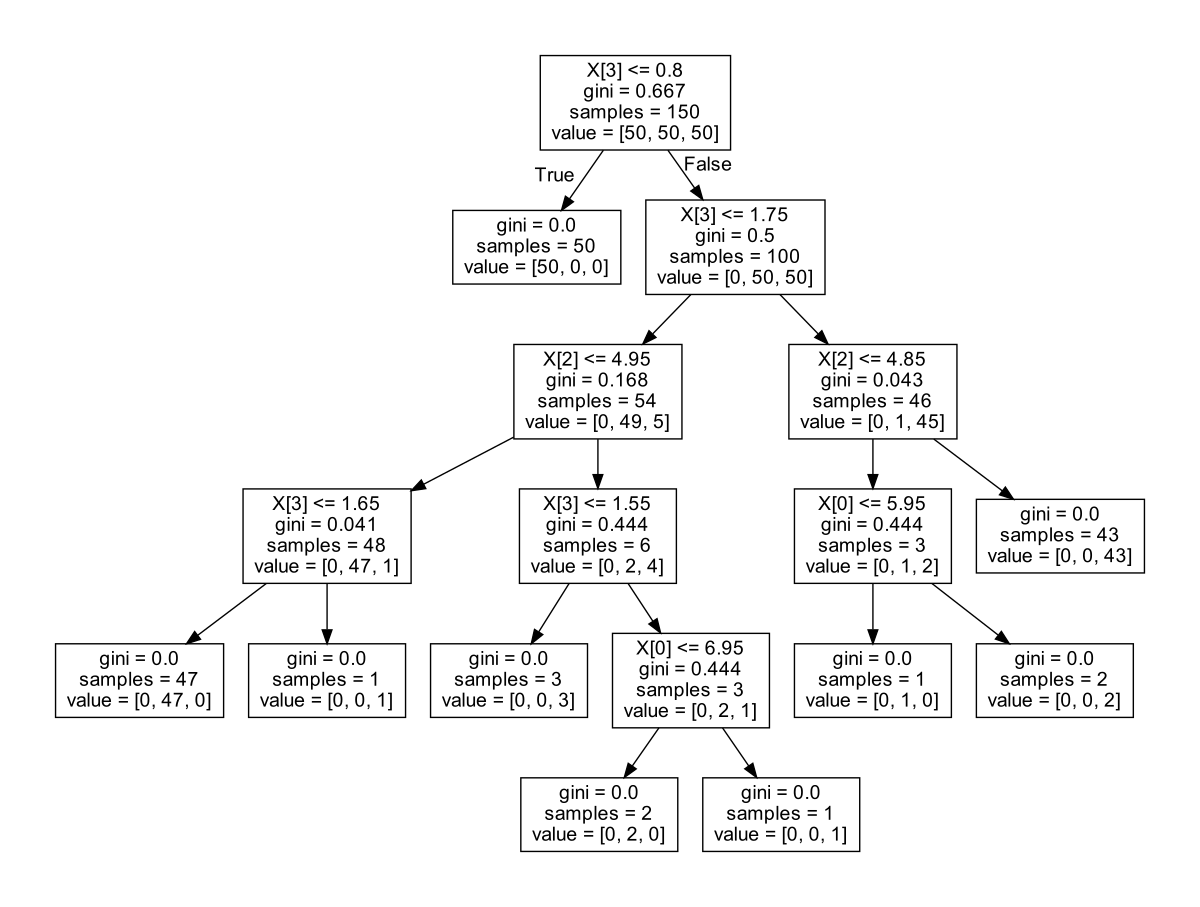

Write Python code to recreate this figure.
# Import nmodules
from sklearn.datasets import load_iris
from sklearn import tree

# Load Data
iris = load_iris()

# Use model
X, y = iris.data, iris.target
clf = tree.DecisionTreeClassifier()
clf = clf.fit(X, y)

# tree.plot_tree(clf)

import graphviz
dot_data = tree.export_graphviz(clf, out_file=None) 
graph = graphviz.Source(dot_data) 
graph.render("iris")
